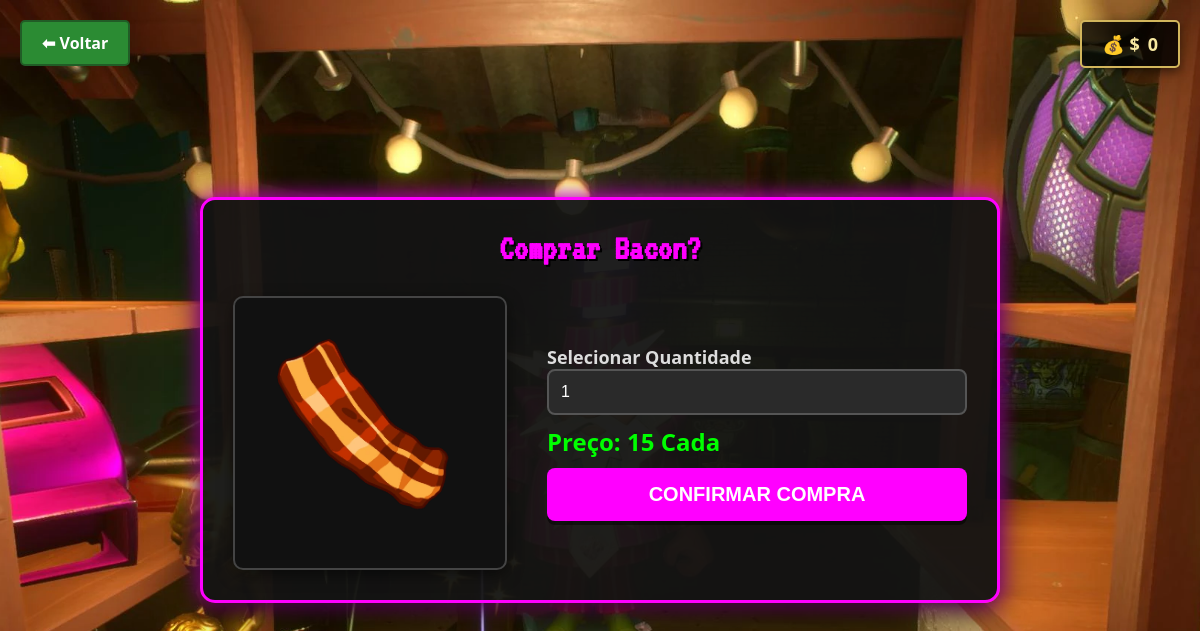
The page /views/louja/compraItem.php?compra=1 (signed in) on the database its author committed.
### tables this page shows
create table usuario(

nome_usr varchar(100) not null unique,
id_usr int auto_increment primary key,
senha varchar(20) not null,
cor_favorita char(7) default '#00bfff',
dinheiro int default 1000,
foto varchar(200),
fase int default 1

);

create table item(

nome_item varchar(100) not null,
id_item int auto_increment primary key,
preco_item int not null,
foto varchar(200) not null,
desc_item varchar(200)

);

### config.php (called while the page is built, shortened)
<?php
spl_autoload_register(function ($className) {
    $file = __DIR__ . '/models/' . $className . '-model.php';
});
?>

### models/usuario-model.php (called while the page is built, shortened)
<?php
require_once __DIR__ . '/../config.php';
class Usuario {
private int $id_usr;
private int $dinheiro = 1000;
public function getDinheiro()
{return $this->dinheiro;}
public function setId(int $id_usr)
{$this->id_usr = $id_usr;}
public function setDinheiro(int $dinheiro)
{$this->dinheiro = $dinheiro;}
public function load(){
$pdo = connect();
$sql = "select nome_usr, senha, cor_favorita, dinheiro, foto, fase from usuario where id_usr = :id";
$stmt = $pdo->prepare($sql);
$stmt->execute([
    ':id' => $this->id_usr
]);
}
}

### models/item-model.php (called while the page is built, shortened)
<?php
class Item{
private string $nome_item;
private int $id_item;
private int $preco_item;
private string $foto;
public function getNome()
{return $this->nome_item;}
public function getPreco()
{return $this->preco_item;}
public function getFoto()
{return $this->foto;}
public function setNome(string $nome_item)
{$this->nome_item = $nome_item;}
public function setId(int $id_item)
{$this->id_item = $id_item;}
public function setPreco(int $preco_item)
{$this->preco_item = $preco_item;}
public function setFoto(string $foto)
{$this->foto = $foto;}
 public function load(){
    $pdo = connect();
    $sql = "select nome_item, preco_item, desc_item, foto, id_usr from item left join inventario v on item.id_item = v.id_item where item.id_item = :id" ;
    $stmt = $pdo->prepare($sql);
    $stmt->execute([
        ':id' => $this->id_item
    ]);
    $item = $stmt->fetch();
    }
}
?>

### views/louja/compraItem.php (the view, shortened to what this page needs)
<!DOCTYPE html>
<html lang="pt-br">
<head>
    <link rel="stylesheet" href="lojinha.css">
</head>
<body>
<?php
require_once '../../config.php';
$usr = new Usuario();
$usr->setId($_SESSION['id_usr']);
$usr->load();
$item = new item();
$item->setId($_GET['compra']);
$item->load();
?>
<a href="lojaitens.php" class="back-btn">⬅ Voltar</a>
<div class="money-box">
    💰 $ <span id="player-money"><?= $usr->getDinheiro() ?? '5000' ?></span>
</div>
<div class="tela-compra">
    <h2>Comprar <?=$item->getNome();?>?</h2>
    <div class="compra-content">
        <div class="fotoDele">
            <img src='../<?= $item->getFoto()?>' alt="<?=$item->getNome();?>">
        </div>
        <div class="Opcoes">
            <form action='../../controllers/compraItem_controller.php' method="POST">
                <label><b>Selecionar Quantidade</b></label><br>
                <input type="number" min="1" name="quant_item" value="1">
                <div class="preco-tela">
                    Preço: <?= $item->getPreco(); ?> Cada
                </div>
                <button type="submit">Confirmar Compra</button>
            </form>
        </div>
    </div>
</div>
</body>
</html>

### views/louja/lojinha.css (style rules this page uses)
:root { --cor-tema: #ff00ff; --cor-tema-escura: #cc00cc; --cor-preco: #00ff00; --cor-botao-loja: #426b28; --cor-borda-dourada: #d2b65c; }
a, a:visited { color: #fff; text-decoration: none; }
body { display: flex; justify-content: center; align-items: center; min-height: 100vh; margin: 0; overflow: hidden; color: #fff; font-family: 'Segoe UI', Tahoma, Geneva, Verdana, sans-serif; background-image: url('../../ImagensPVZ/Cenários/rux.png'); background-position: center; background-repeat: no-repeat; background-size: cover; background-attachment: fixed; }
.back-btn { position: absolute; top: 20px; left: 20px; z-index: 1000; padding: 10px 20px; color: #fff; font-weight: bold; text-decoration: none; background: #2b8b33; border: 2px solid #215c26; border-radius: 5px; transition: background-color .3s; }
.money-box { position: absolute; top: 20px; right: 20px; z-index: 1000; display: flex; align-items: center; gap: 8px; padding: 10px 20px; color: #f8e9a1; font-size: 18px; font-weight: bold; background: rgba(0, 0, 0, .8); border: 2px solid var(--cor-borda-dourada); border-radius: 5px; box-shadow: 0 4px 10px rgba(0, 0, 0, .5); }
.tela-compra { display: flex; flex-direction: column; align-items: center; box-sizing: border-box; z-index: 100; width: 90%; max-width: 800px; padding: 30px; color: #fff; background: rgba(20, 20, 20, .95); border: 3px solid var(--cor-tema); border-radius: 15px; box-shadow: 0 10px 30px rgba(0, 0, 0, .8), 0 0 20px var(--cor-tema); }
.tela-compra h2 { margin: 0 0 30px; color: var(--cor-tema); font-family: 'VT323', monospace; font-size: 36px; text-align: center; text-shadow: 2px 2px 0 #000; }
.compra-content { display: flex; flex-wrap: wrap; align-items: center; justify-content: center; gap: 40px; width: 100%; }
.fotoDele { display: flex; flex: 0 0 250px; align-items: center; justify-content: center; }
.fotoDele img { width: 250px; height: 250px; padding: 10px; object-fit: contain; background: #111; border: 2px solid #444; border-radius: 10px; box-shadow: 0 5px 15px rgba(0, 0, 0, .5); }
.Opcoes { display: flex; flex: 1; flex-direction: column; gap: 15px; min-width: 300px; text-align: left; }
.Opcoes label { color: #ddd; font-size: 18px; }
.Opcoes input[type='text'], .Opcoes input[type='number'] { box-sizing: border-box; width: 100%; margin-bottom: 10px; padding: 12px; color: #fff; font-size: 16px; background: #2a2a2a; border: 2px solid #555; border-radius: 8px; }
.Opcoes .preco-tela { margin-bottom: 10px; color: var(--cor-preco); font-size: 24px; font-weight: bold; }
.Opcoes button { width: 100%; padding: 15px; color: #fff; font-size: 20px; font-weight: bold; text-transform: uppercase; cursor: pointer; background: var(--cor-tema); border: 0; border-radius: 8px; box-shadow: 0 4px 0 rgba(0, 0, 0, .5); transition: transform .2s, background-color .3s, box-shadow .2s; }

### rows shown on the page
usuario: dinheiro "0"
item: nome_item "Bacon", foto+nome_item (picture), preco_item "15"
